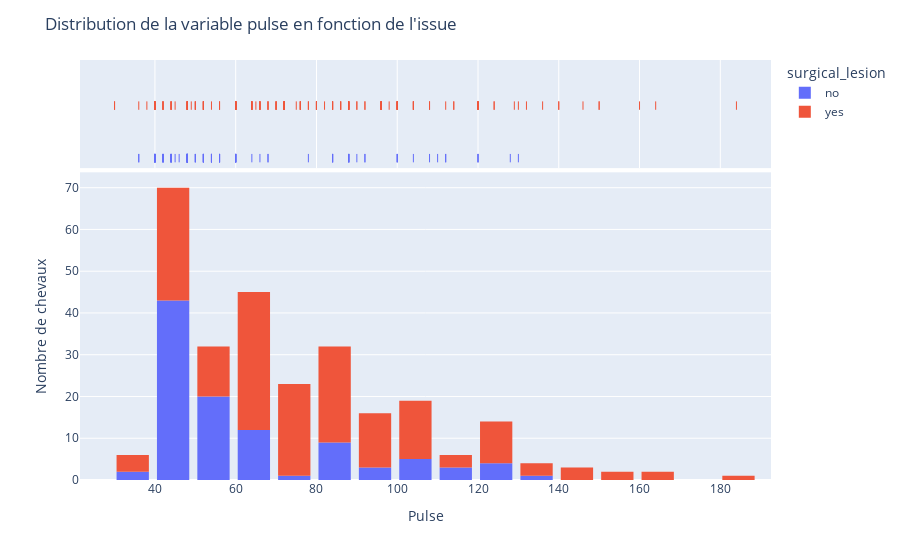

The cell this chart's notebook holds for it:
### Markdown cell above
Visualisez des variables quantitative en fonction de la modalités à prédire.


* [px.histogram](https://plotly.com/python/histograms/)

* [sns.histplot](https://seaborn.pydata.org/generated/seaborn.displot.html)

### Code cell
fig = px.histogram(
    horses, 
    x="pulse",
    color="surgical_lesion",
    marginal="rug", #permet de rajouter les valeurs sur l'axe x
    hover_data=horses.columns
    )

fig.update_layout(
    title_text="Distribution de la variable pulse en fonction de l'issue",
    xaxis_title_text='Pulse',
    yaxis_title_text='Nombre de chevaux',
    bargap=0.2 #distance entre les bars.
)

### Figure 1 — Plotly figure (JSON) as saved in the notebook; plotly's stock layout.template omitted (floating-point values rounded to 4 significant figures; data arrays with more than 128 entries replaced by an {"elided": "..."} marker saying what was removed)
{"data": [{"alignmentgroup": "True", "bingroup": "x", "hovertemplate": "surgical_lesion=no<br>pulse=%{x}<br>count=%{y}<extra></extra>", "legendgroup": "no", "marker": {"color": "#636efa", "pattern": {"shape": ""}}, "name": "no", "offsetgroup": "no", "orientation": "v", "showlegend": true, "type": "histogram", "x": [66, 88, 40, 104, null, 90, 42, 92, 128, 48, 110, 48, 60, 48, null, 48, 112, 52, 60, 48, 84, 46, null, 40, 48, 60, 130, 54, 52, 48, 48, 52, 54, 64, 42, 50, 48, 88, 44, 108, 40, 40, 50, null, 56, 40, 84, 56, 60, 44, 42, 48, 84, 48, 44, 48, 48, 52, 42, null, 60, 120, 40, 44, 44, 100, 48, 56, 68, 100, 88, 44, 60, 60, 60, 36, 100, 44, 120, 56, null, 88, 54, 92, 48, 42, 54, 52, 48, 112, 52, 40, 48, 88, 68, 54, 42, 36, 50, 40, 56, 48, 54, 84, 45, 78, 40, 120, 40], "xaxis": "x", "yaxis": "y"}, {"alignmentgroup": "True", "boxpoints": "all", "customdata": {"elided": "109x27 mixed values"}, "fillcolor": "rgba(255,255,255,0)", "hoveron": "points", "hovertemplate": "surgical_lesion=%{customdata[22]}<br>pulse=%{x}<br>surgery=%{customdata[0]}<br>age=%{customdata[1]}<br>hospital_number=%{customdata[2]}<br>rectal_temp=%{customdata[3]}<br>respiratory_rate=%{customdata[4]}<br>temp_of_extremities=%{customdata[5]}<br>peripheral_pulse=%{customdata[6]}<br>mucous_membrane=%{customdata[7]}<br>capillary_refill_time=%{customdata[8]}<br>pain=%{customdata[9]}<br>peristalsis=%{customdata[10]}<br>abdominal_distention=%{customdata[11]}<br>nasogastric_tube=%{customdata[12]}<br>nasogastric_reflux=%{customdata[13]}<br>nasogastric_reflux_ph=%{customdata[14]}<br>rectal_exam_feces=%{customdata[15]}<br>abdomen=%{customdata[16]}<br>packed_cell_volume=%{customdata[17]}<br>total_protein=%{customdata[18]}<br>abdomo_appearance=%{customdata[19]}<br>abdomo_protein=%{customdata[20]}<br>outcome=%{customdata[21]}<br>lesion_1=%{customdata[23]}<br>lesion_2=%{customdata[24]}<br>lesion_3=%{customdata[25]}<br>cp_data=%{customdata[26]}<extra></extra>", "jitter": 0, "legendgroup": "no", "line": {"color": "rgba(255,255,255,0)"}, "marker": {"color": "#636efa", "symbol": "line-ns-open"}, "name": "no", "offsetgroup": "no", "showlegend": false, "type": "box", "x": [66, 88, 40, 104, null, 90, 42, 92, 128, 48, 110, 48, 60, 48, null, 48, 112, 52, 60, 48, 84, 46, null, 40, 48, 60, 130, 54, 52, 48, 48, 52, 54, 64, 42, 50, 48, 88, 44, 108, 40, 40, 50, null, 56, 40, 84, 56, 60, 44, 42, 48, 84, 48, 44, 48, 48, 52, 42, null, 60, 120, 40, 44, 44, 100, 48, 56, 68, 100, 88, 44, 60, 60, 60, 36, 100, 44, 120, 56, null, 88, 54, 92, 48, 42, 54, 52, 48, 112, 52, 40, 48, 88, 68, 54, 42, 36, 50, 40, 56, 48, 54, 84, 45, 78, 40, 120, 40], "xaxis": "x2", "yaxis": "y2"}, {"alignmentgroup": "True", "bingroup": "x", "hovertemplate": "surgical_lesion=yes<br>pulse=%{x}<br>count=%{y}<extra></extra>", "legendgroup": "yes", "marker": {"color": "#EF553B", "pattern": {"shape": ""}}, "name": "yes", "offsetgroup": "yes", "orientation": "v", "showlegend": true, "type": "histogram", "x": {"elided": "190 int values"}, "xaxis": "x", "yaxis": "y"}, {"alignmentgroup": "True", "boxpoints": "all", "customdata": {"elided": "190x27 mixed values"}, "fillcolor": "rgba(255,255,255,0)", "hoveron": "points", "hovertemplate": "surgical_lesion=%{customdata[22]}<br>pulse=%{x}<br>surgery=%{customdata[0]}<br>age=%{customdata[1]}<br>hospital_number=%{customdata[2]}<br>rectal_temp=%{customdata[3]}<br>respiratory_rate=%{customdata[4]}<br>temp_of_extremities=%{customdata[5]}<br>peripheral_pulse=%{customdata[6]}<br>mucous_membrane=%{customdata[7]}<br>capillary_refill_time=%{customdata[8]}<br>pain=%{customdata[9]}<br>peristalsis=%{customdata[10]}<br>abdominal_distention=%{customdata[11]}<br>nasogastric_tube=%{customdata[12]}<br>nasogastric_reflux=%{customdata[13]}<br>nasogastric_reflux_ph=%{customdata[14]}<br>rectal_exam_feces=%{customdata[15]}<br>abdomen=%{customdata[16]}<br>packed_cell_volume=%{customdata[17]}<br>total_protein=%{customdata[18]}<br>abdomo_appearance=%{customdata[19]}<br>abdomo_protein=%{customdata[20]}<br>outcome=%{customdata[21]}<br>lesion_1=%{customdata[23]}<br>lesion_2=%{customdata[24]}<br>lesion_3=%{customdata[25]}<br>cp_data=%{customdata[26]}<extra></extra>", "jitter": 0, "legendgroup": "yes", "line": {"color": "rgba(255,255,255,0)"}, "marker": {"color": "#EF553B", "symbol": "line-ns-open"}, "name": "yes", "offsetgroup": "yes", "showlegend": false, "type": "box", "x": {"elided": "190 int values"}, "xaxis": "x2", "yaxis": "y2"}], "layout": {"bargap": 0.2, "barmode": "relative", "legend": {"title": {"text": "surgical_lesion"}, "tracegroupgap": 0}, "margin": {"t": 60}, "title": {"text": "Distribution de la variable pulse en fonction de l'issue"}, "xaxis": {"anchor": "y", "domain": [0, 1], "title": {"text": "Pulse"}}, "xaxis2": {"anchor": "y2", "domain": [0, 1], "matches": "x", "showgrid": true, "showticklabels": false}, "yaxis": {"anchor": "x", "domain": [0, 0.7326], "title": {"text": "Nombre de chevaux"}}, "yaxis2": {"anchor": "x2", "domain": [0.7426, 1], "matches": "y2", "showgrid": false, "showline": false, "showticklabels": false, "ticks": ""}}}
